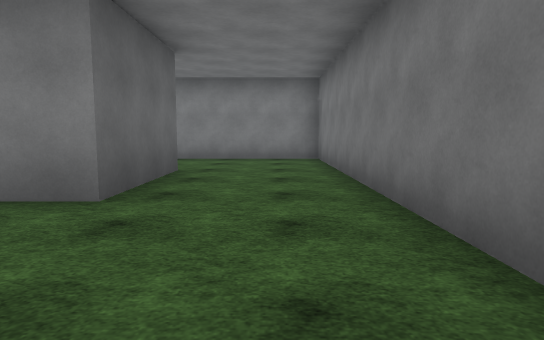
view 1 (above)

23 first-person views from a walk through a 3-D level made in the Unity game engine. The camera is 1.3 m above the floor, tilts 6° down and sees 75° across. The floor is counted in squares, 2 m on a side. Each view is taken from the middle of a square. On the plan, view 1 faces up. The plan holds only what a view shows up to about 10 squares ahead; the rest is blank. The place goes on beyond the plan. The player character is not drawn. Surface patterns are stand-ins for the level's own textures.

view 2
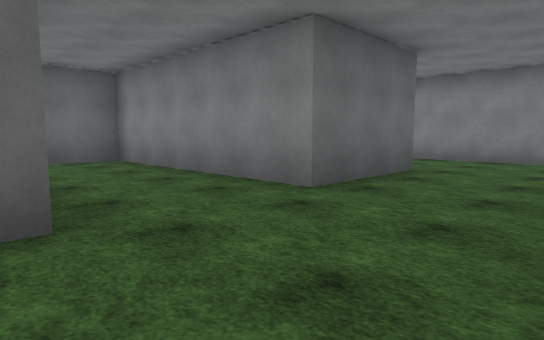

view 3
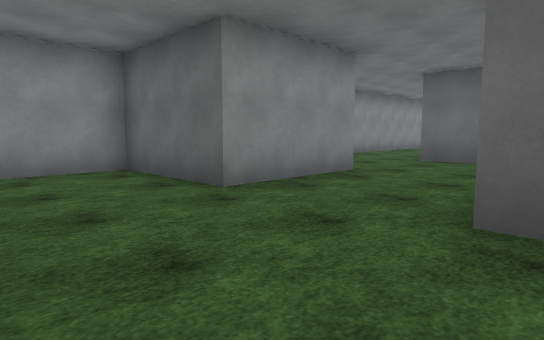

view 4
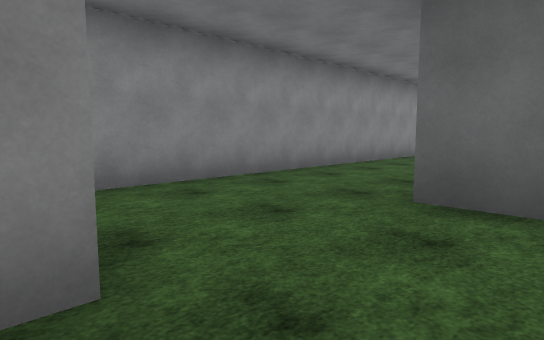

view 5
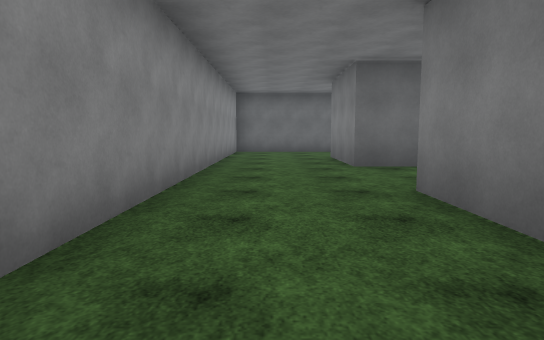

view 6
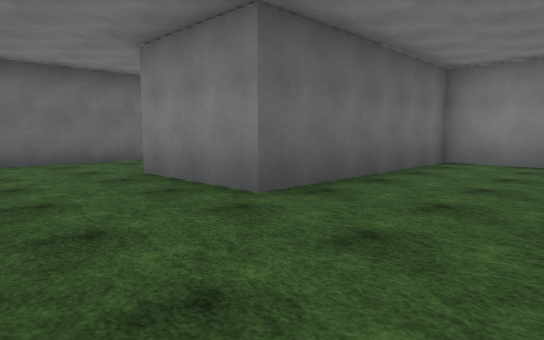

view 7
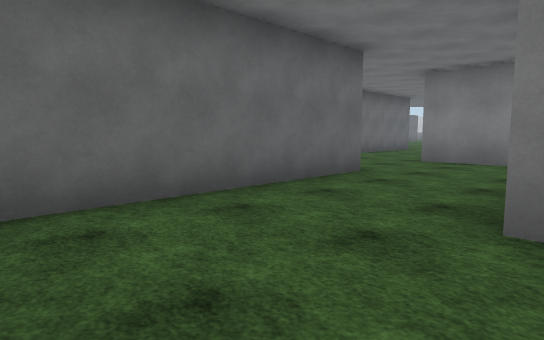

view 8
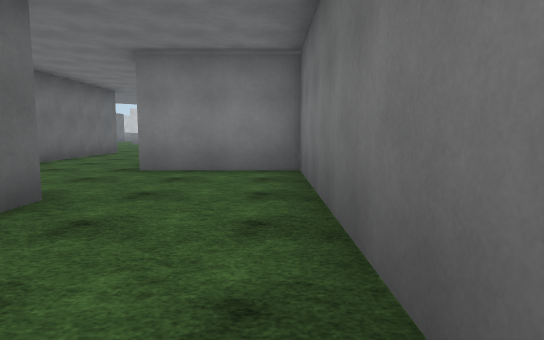

view 9
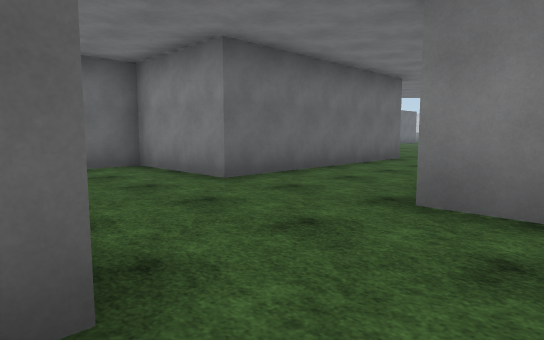

view 10
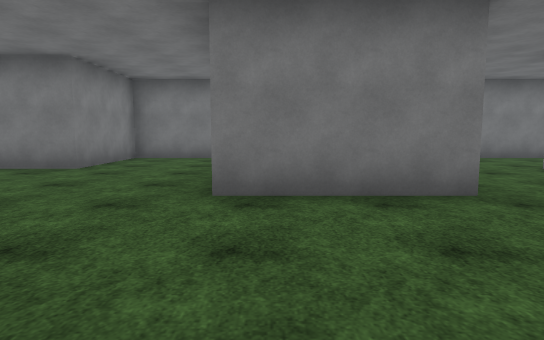

view 11
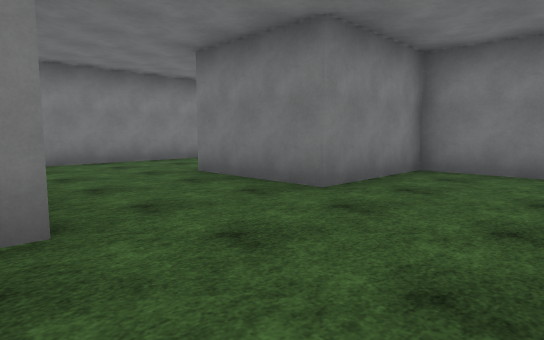

view 12
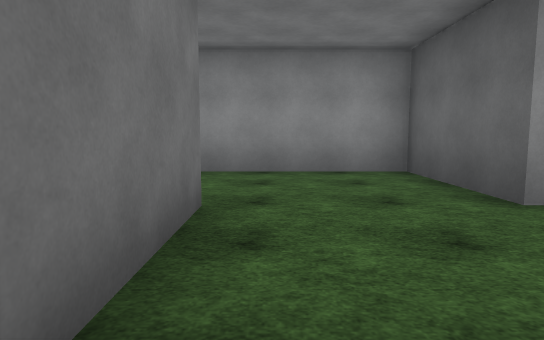

view 13
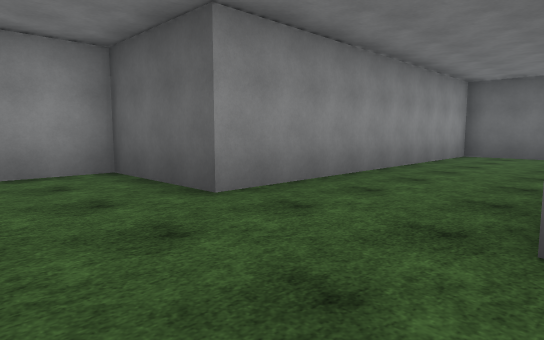

view 14
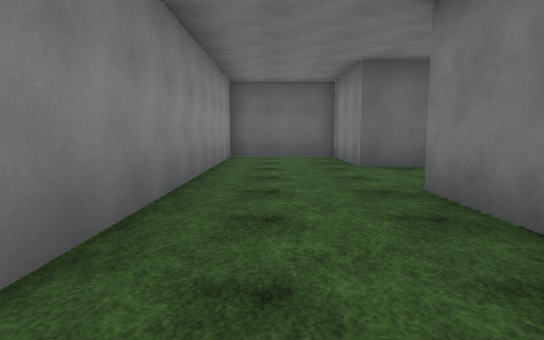

view 15
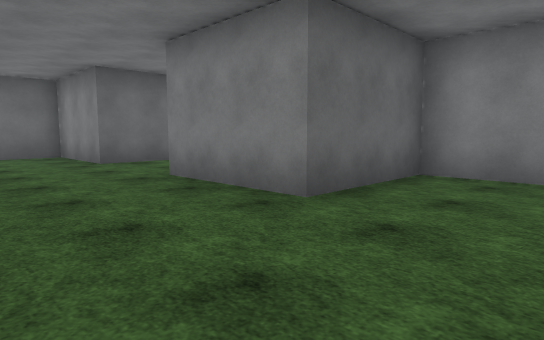

view 16
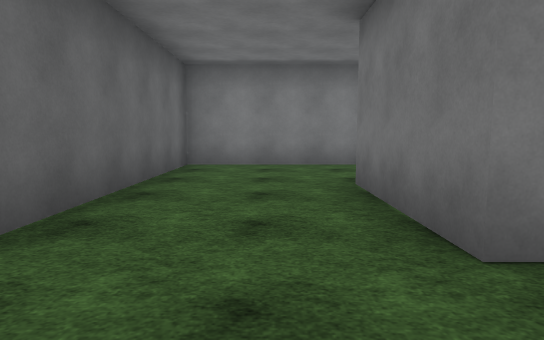

view 17
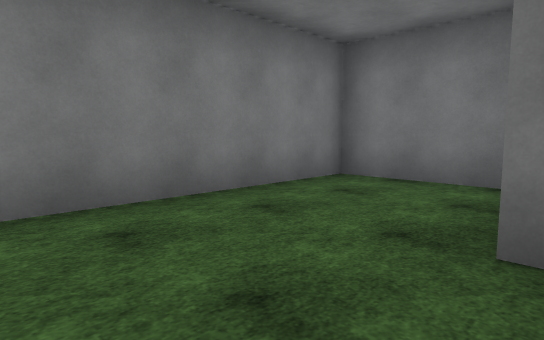

view 18
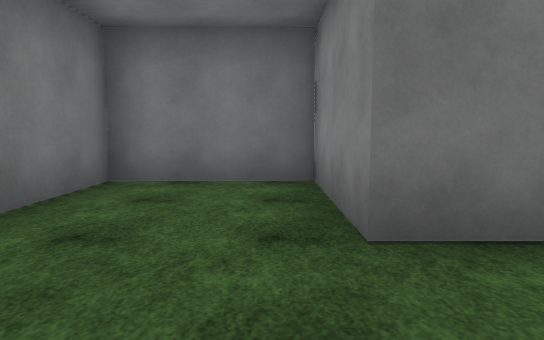

view 19
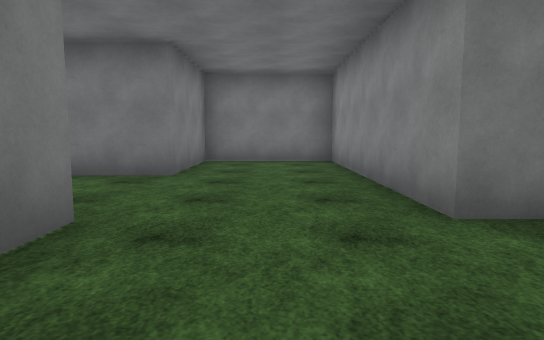

view 20
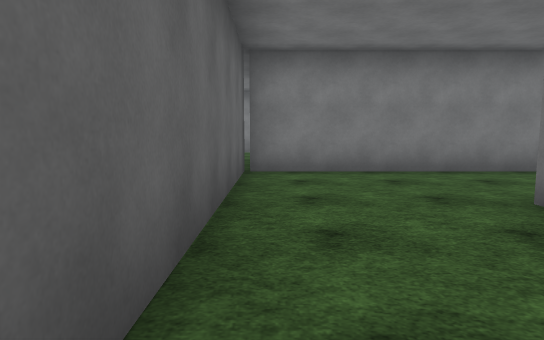

view 21
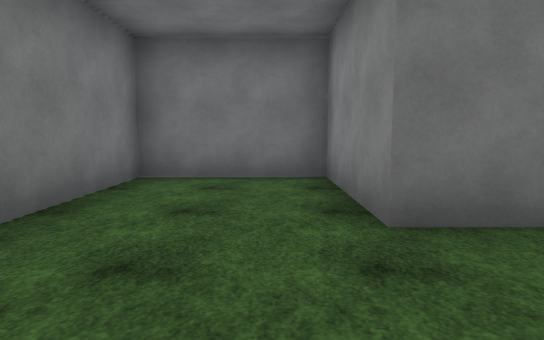

view 22
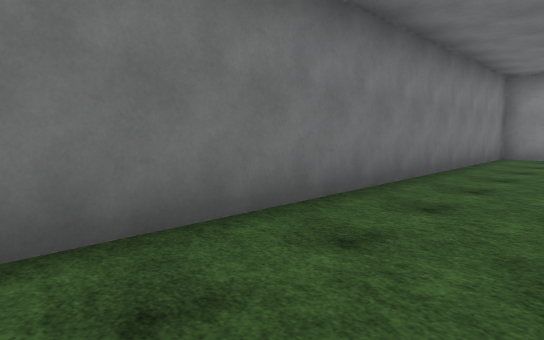

view 23
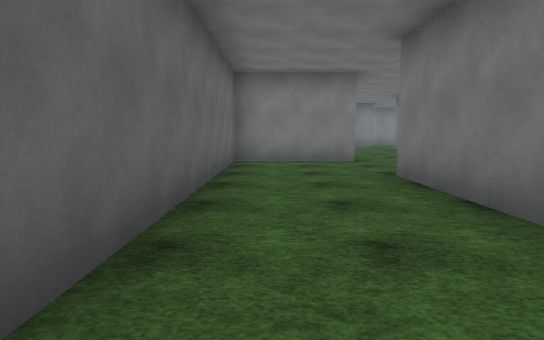

### Floor plan
Points are (right, up) in squares from view 1. A wall is a line through its corners. A room is listed if a view was taken in it or the views show most of it. See-through windows are left out.
Room 1 (views 1, 2, 3, 4, 5, 6, 7, 8, 9, 22, 23)
walls: (-8, 0.6) (-10, 0.6); (-11, 6.1) (-12.7, 6.1) (-12.7, 0.6) (-15.5, 0.6) (-15.5, 6.1) (-18.4, 6.1); (-16, -2.2) (-5.4, -2.2); (-4.5, 0.6) (-1.6, 0.6) (-1.6, -2.2) (1.2, -2.2) (1.2, 8.9) (-2.9, 8.9); (-5.5, 6.1) (-3.8, 6.1); (-18.2, 3.5) (-18.2, -1.6); (-21.1, 0.4) (-21.1, 3.5); (-1.6, 6.1) (-1.6, 3.3) (-7.3, 3.3) (-7.3, 0.5); (-21.1, 11.8) (-21.1, 6.1) (-23.9, 6.1) (-23.9, -1)
ways out: opening at (-4.5, 7.5) to room 2; opening at (-19.5, 11.5)
Room 2 (views 10, 11, 12, 13, 14, 15, 16, 17, 18, 19, 20, 21)
walls: (-7.3, 11.7) (-9.9, 11.7) (-9.9, 14.4) (-7.3, 14.4) (-7.3, 11.7); (-4.4, 8.8) (-4.4, 11.6) (1.2, 11.6) (1.2, 14.4) (-1.6, 14.4) (-1.6, 17.2) (1.2, 17.2) (1.2, 19.9) (-4.5, 19.9) (-4.5, 14.4) (-7.3, 14.4) (-7.3, 17.2) (-12.7, 17.2) (-12.7, 11.7) (-15.5, 11.7) (-15.5, 8.9) (-7.3, 8.9) (-7.3, 6.1) (-5.5, 6.1)
ways out: opening at (-4.5, 7.5) to room 1

Where each view was taken, in squares from view 1:
view 1: 0 up, 0 right, facing up
view 2: 0 up, 1 right, facing up-left
view 3: 4 up, 1 right, facing down-left
view 4: 2 up, 4 left, facing down-left
view 5: 1 down, 6 left, facing left
view 6: 2 down, 10 left, facing up-left
view 7: 2 down, 15 left, facing up-left
view 8: 0 up, 16 left, facing up
view 9: 3 up, 17 left, facing up-left
view 10: 11 up, 8 left, facing right
view 11: 12 up, 5 left, facing up-right
view 12: 12 up, 5 left, facing down
view 13: 12 up, 5 left, facing down-left
view 14: 10 up, 6 left, facing left
view 15: 9 up, 5 left, facing up-left
view 16: 10 up, 11 left, facing up
view 17: 14 up, 12 left, facing up-right
view 18: 15 up, 12 left, facing right
view 19: 13 up, 7 left, facing right
view 20: 14 up, 4 left, facing up
view 21: 18 up, 4 left, facing right
view 22: 8 up, 1 left, facing down-right
view 23: 2 down, 23 left, facing up
